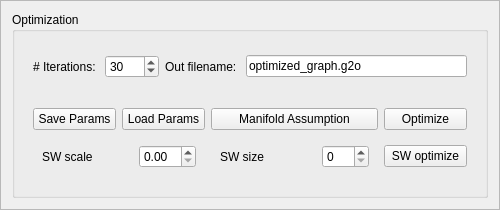
     <widget class="QFrame" name="frame_5">
      <property name="sizePolicy">
       <sizepolicy hsizetype="MinimumExpanding" vsizetype="Fixed">
        <horstretch>0</horstretch>
        <verstretch>0</verstretch>
       </sizepolicy>
      </property>
      <property name="minimumSize">
       <size>
        <width>500</width>
        <height>210</height>
       </size>
      </property>
      <property name="baseSize">
       <size>
        <width>0</width>
        <height>176</height>
       </size>
      </property>
      <property name="frameShape">
       <enum>QFrame::StyledPanel</enum>
      </property>
      <property name="frameShadow">
       <enum>QFrame::Raised</enum>
      </property>
      <layout class="QGridLayout" name="gridLayout_14">
       <item row="0" column="0">
        <widget class="QGroupBox" name="groupBox_9">
         <property name="sizePolicy">
          <sizepolicy hsizetype="Minimum" vsizetype="Minimum">
           <horstretch>0</horstretch>
           <verstretch>0</verstretch>
          </sizepolicy>
         </property>
         <property name="title">
          <string>Optimization</string>
         </property>
         <layout class="QVBoxLayout" name="verticalLayout_8">
          <item>
           <widget class="QWidget" name="widget_7" native="true">
            <property name="sizePolicy">
             <sizepolicy hsizetype="Preferred" vsizetype="Preferred">
              <horstretch>0</horstretch>
              <verstretch>0</verstretch>
             </sizepolicy>
            </property>
            <layout class="QGridLayout" name="gridLayout_17">
             <item row="0" column="0">
              <widget class="QLabel" name="label">
               <property name="text">
                <string># Iterations: </string>
               </property>
              </widget>
             </item>
             <item row="0" column="1">
              <widget class="QSpinBox" name="IterationsSpinBox">
               <property name="maximum">
                <number>1000</number>
               </property>
               <property name="value">
                <number>30</number>
               </property>
              </widget>
             </item>
             <item row="0" column="2">
              <widget class="QLabel" name="label_2">
               <property name="text">
                <string>Out filename: </string>
               </property>
              </widget>
             </item>
             <item row="0" column="3">
              <widget class="QLineEdit" name="outFileLineEdit">
               <property name="text">
                <string>optimized_graph.g2o</string>
               </property>
              </widget>
             </item>
            </layout>
           </widget>
          </item>
          <item>
           <widget class="QWidget" name="widget" native="true">
            <property name="sizePolicy">
             <sizepolicy hsizetype="Preferred" vsizetype="Preferred">
              <horstretch>0</horstretch>
              <verstretch>0</verstretch>
             </sizepolicy>
            </property>
            <layout class="QGridLayout" name="gridLayout_7">
             <item row="0" column="1">
              <widget class="QPushButton" name="loadOptimizationParamsButton">
               <property name="text">
                <string>Load Params</string>
               </property>
              </widget>
             </item>
             <item row="0" column="4">
              <widget class="QPushButton" name="OptimizeButton">
               <property name="sizePolicy">
                <sizepolicy hsizetype="Preferred" vsizetype="Fixed">
                 <horstretch>0</horstretch>
                 <verstretch>0</verstretch>
                </sizepolicy>
               </property>
               <property name="cursor">
                <cursorShape>PointingHandCursor</cursorShape>
               </property>
               <property name="text">
                <string>Optimize</string>
               </property>
              </widget>
             </item>
             <item row="0" column="2" colspan="2">
              <widget class="QPushButton" name="OptimizeManifoldButton">
               <property name="sizePolicy">
                <sizepolicy hsizetype="Preferred" vsizetype="Fixed">
                 <horstretch>0</horstretch>
                 <verstretch>0</verstretch>
                </sizepolicy>
               </property>
               <property name="cursor">
                <cursorShape>PointingHandCursor</cursorShape>
               </property>
               <property name="text">
                <string>Manifold Assumption</string>
               </property>
              </widget>
             </item>
             <item row="0" column="0">
              <widget class="QPushButton" name="saveOptimizationParamsButton">
               <property name="text">
                <string>Save Params</string>
               </property>
              </widget>
             </item>
             <item row="1" column="0" colspan="2">
              <widget class="QWidget" name="widget_11" native="true">
               <property name="sizePolicy">
                <sizepolicy hsizetype="Expanding" vsizetype="Preferred">
                 <horstretch>0</horstretch>
                 <verstretch>0</verstretch>
                </sizepolicy>
               </property>
               <property name="minimumSize">
                <size>
                 <width>100</width>
                 <height>0</height>
                </size>
               </property>
               <layout class="QGridLayout" name="gridLayout_21">
                <item row="0" column="1">
                 <widget class="QDoubleSpinBox" name="swscaleSpinBox">
                  <property name="sizePolicy">
                   <sizepolicy hsizetype="Fixed" vsizetype="Preferred">
                    <horstretch>0</horstretch>
                    <verstretch>0</verstretch>
                   </sizepolicy>
                  </property>
                  <property name="minimumSize">
                   <size>
                    <width>0</width>
                    <height>20</height>
                   </size>
                  </property>
                 </widget>
                </item>
                <item row="0" column="0">
                 <widget class="QLabel" name="zoomLabel_16">
                  <property name="text">
                   <string>SW scale</string>
                  </property>
                 </widget>
                </item>
               </layout>
              </widget>
             </item>
             <item row="1" column="4">
              <widget class="QPushButton" name="SWOptimizeButton">
               <property name="sizePolicy">
                <sizepolicy hsizetype="Ignored" vsizetype="Fixed">
                 <horstretch>0</horstretch>
                 <verstretch>0</verstretch>
                </sizepolicy>
               </property>
               <property name="cursor">
                <cursorShape>PointingHandCursor</cursorShape>
               </property>
               <property name="text">
                <string>SW optimize</string>
               </property>
              </widget>
             </item>
             <item row="1" column="2" colspan="2">
              <widget class="QWidget" name="widget_18" native="true">
               <property name="sizePolicy">
                <sizepolicy hsizetype="Ignored" vsizetype="Minimum">
                 <horstretch>0</horstretch>
                 <verstretch>0</verstretch>
                </sizepolicy>
               </property>
               <property name="minimumSize">
                <size>
                 <width>0</width>
                 <height>0</height>
                </size>
               </property>
               <layout class="QGridLayout" name="gridLayout_22">
                <item row="0" column="1">
                 <widget class="QDoubleSpinBox" name="swsizeSpinBox">
                  <property name="sizePolicy">
                   <sizepolicy hsizetype="Fixed" vsizetype="Fixed">
                    <horstretch>0</horstretch>
                    <verstretch>0</verstretch>
                   </sizepolicy>
                  </property>
                  <property name="minimumSize">
                   <size>
                    <width>0</width>
                    <height>20</height>
                   </size>
                  </property>
                  <property name="decimals">
                   <number>0</number>
                  </property>
                 </widget>
                </item>
                <item row="0" column="0">
                 <widget class="QLabel" name="zoomLabel_17">
                  <property name="text">
                   <string>SW size</string>
                  </property>
                 </widget>
                </item>
               </layout>
              </widget>
             </item>
            </layout>
           </widget>
          </item>
         </layout>
        </widget>
       </item>
      </layout>
     </widget>
